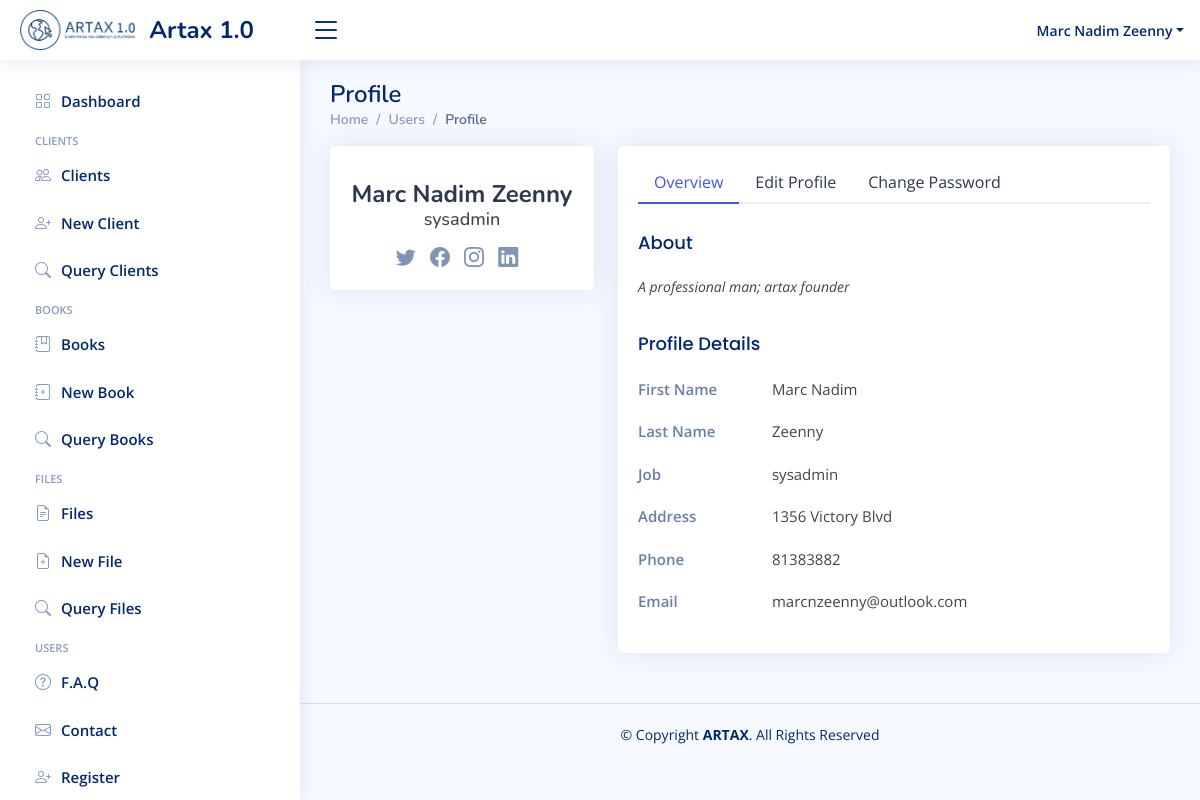
The page /profile/ (signed in) on the database its author committed.
### artax/models.py (models this page shows, shortened)
class User(AbstractUser):
    email = models.EmailField(blank=True, unique=True)
    about = models.TextField()
    job = models.CharField(max_length=200)
    address = models.TextField()
    phone = models.CharField(max_length=100)
    date_of_registration = models.DateField(default=datetime.today)
    def get_full_name(self):
        return f"{self.first_name} {self.last_name}".strip()

### artax/views.py (the view, shortened to what this page needs)
# urls.py: path("profile/", views.profile, name="profile"),
@login_required(login_url="login")
def profile(request):
    return render(request, "artax/users-profile.html")

### artax/templatetags/custom_tags.py (called while the page is built)
@register.simple_tag(takes_context=True)
def nav_link(context, link, text, icon):
    if context['request'].resolver_match.view_name.endswith(link):
        nav_class = 'nav-item'
        link_class = 'nav-link'
    else:
        nav_class = 'nav-item collapsed'
        link_class = 'nav-link collapsed'
    url = context['request'].build_absolute_uri(reverse(link))
    return mark_safe(f"""<li class="{nav_class}"><a class="{link_class}" href="{url}"><i class="bi bi-{icon}"></i><span>{text}</span></a></li>""")

### artax/templates/artax/users-profile.html (shortened to what this page needs)
{% extends "artax/layout.html" %}
{% block content %}
  <main id="main" class="main">
    <div class="pagetitle">
      <h1>Profile</h1>
      <nav>
        <ol class="breadcrumb">
          <li class="breadcrumb-item"><a href="index.html">Home</a></li>
          <li class="breadcrumb-item">Users</li>
          <li class="breadcrumb-item active">Profile</li>
        </ol>
      </nav>
    </div>
    <section class="section profile">
      <div class="row">
        <div class="col-xl-4">
          <div class="card">
            <div class="card-body profile-card pt-4 d-flex flex-column align-items-center">
              <h2>{{ user.get_full_name }}</h2>
              <h3>{{ user.job }}</h3>
              <div class="social-links mt-2">
                <a href="#" class="twitter"><i class="bi bi-twitter"></i></a>
                <a href="#" class="facebook"><i class="bi bi-facebook"></i></a>
                <a href="#" class="instagram"><i class="bi bi-instagram"></i></a>
                <a href="#" class="linkedin"><i class="bi bi-linkedin"></i></a>
              </div>
            </div>
          </div>
        </div>
        <div class="col-xl-8">
          <div class="card">
            <div class="card-body pt-3">
              <ul class="nav nav-tabs nav-tabs-bordered">
                <li class="nav-item">
                  <button class="nav-link active" data-bs-toggle="tab" data-bs-target="#profile-overview">Overview</button>
                </li>
                <li class="nav-item">
                  <button class="nav-link" data-bs-toggle="tab" data-bs-target="#profile-edit">Edit Profile</button>
                </li>
                <li class="nav-item">
                  <button class="nav-link" data-bs-toggle="tab" data-bs-target="#profile-change-password">Change Password</button>
                </li>
              </ul>
              <div class="tab-content pt-2">
                <div class="tab-pane fade show active profile-overview" id="profile-overview">
                  <h5 class="card-title">About</h5>
                  <p class="small fst-italic">{{ user.about }}</p>
                  <h5 class="card-title">Profile Details</h5>
                  <div class="row">
                    <div class="col-lg-3 col-md-4 label ">First Name</div>
                    <div class="col-lg-9 col-md-8">{{ user.first_name }}</div>
                  </div>
                  <div class="row">
                    <div class="col-lg-3 col-md-4 label ">Last Name</div>
                    <div class="col-lg-9 col-md-8">{{ user.last_name }}</div>
                  </div>
                  <div class="row">
                    <div class="col-lg-3 col-md-4 label">Job</div>
                    <div class="col-lg-9 col-md-8">{{ user.job }}</div>
                  </div>
                  <div class="row">
                    <div class="col-lg-3 col-md-4 label">Address</div>
                    <div class="col-lg-9 col-md-8">{{ user.address }}</div>
                  </div>
                  <div class="row">
                    <div class="col-lg-3 col-md-4 label">Phone</div>
                    <div class="col-lg-9 col-md-8">{{ user.phone }}</div>
                  </div>
                  <div class="row">
                    <div class="col-lg-3 col-md-4 label">Email</div>
                    <div class="col-lg-9 col-md-8">{{ user.email }}</div>
                  </div>
                </div>
              </div>
            </div>
          </div>
        </div>
      </div>
    </section>
  </main>
{% endblock %}

### artax/templates/artax/layout.html (shortened to what this page needs)
{% load custom_tags %}
{% load static %}
<html lang="en">
<head>
    {% block head %}
    <link href="{% static 'artax/vendor/bootstrap/css/bootstrap.min.css' %}" rel="stylesheet">
    <link href="{% static 'artax/vendor/bootstrap-icons/bootstrap-icons.css' %}" rel="stylesheet">
    <link href="{% static 'artax/vendor/boxicons/css/boxicons.min.css' %}" rel="stylesheet">
    <link href="{% static 'artax/vendor/quill/quill.snow.css'%}" rel="stylesheet">
    <link href="{% static 'artax/vendor/quill/quill.bubble.css'%}" rel="stylesheet">
    <link href="{% static 'artax/vendor/remixicon/remixicon.css'%}" rel="stylesheet">
    <link href="{% static 'artax/vendor/simple-datatables/style.css'%}" rel="stylesheet">
    <link href="{% static 'artax/css/style.css'%}" rel="stylesheet">
    {% endblock %}
</head>
<body>
{% block header %}
<header id="header" class="header fixed-top d-flex align-items-center">
    <div class="d-flex align-items-center justify-content-between">
        <a href="{% url 'index' %}" class="logo d-flex align-items-center" >
            <img src="{% static 'artax/img/png/logo.png' %}" style="height: 40px;" alt="">&nbsp;&nbsp;
            <span class="d-none d-lg-block">Artax 1.0</span>
        </a>
        <i class="bi bi-list toggle-sidebar-btn "></i>
    </div>
    <nav class="header-nav ms-auto">
        <ul class="d-flex align-items-center">
            {% if user.is_authenticated %}
            <li class="nav-item dropdown pe-3">
                <a class="nav-link nav-profile d-flex align-items-center pe-0" href="#" data-bs-toggle="dropdown">
                    <span class="d-none d-md-block dropdown-toggle ps-2">{{ user.get_full_name }}</span>
                </a>
            </li>
            {% else %}
            <li class="nav-item pe-4">
                <a class="nav-link nav-profile d-flex align-items-center pe-0" href="{% url 'login' %}">
                    <span class="d-none d-md-block ps-2">Login to access Artax&trade; features&nbsp;<i class="bi bi-box-arrow-in-right"></i></span>
                </a>
            </li>
            {% endif %}
        </ul>
    </nav>
</header>
{% endblock %}
{% block sidebar %}
<aside id="sidebar" class="sidebar">
    <ul class="sidebar-nav collapsed" id="sidebar-nav">
        {% nav_link 'index' 'Dashboard ' 'grid' %}
        <li class="nav-heading">Clients</li>
        {% nav_link 'all_clients' 'Clients' 'people' %}
        {% nav_link 'new_client' 'New Client' 'person-plus' %}
        {% nav_link 'index' 'Query Clients' 'search' %}
        <li class="nav-heading">Books</li>
        {% nav_link 'all_books' 'Books' 'journal-bookmark' %}
        {% nav_link 'new_book' 'New Book' 'journal-plus' %}
        {% nav_link 'book_queries' 'Query Books ' 'search' %}
        <li class="nav-heading">Files</li>
        {% nav_link 'all_files' 'Files ' 'file-earmark-text' %}
        {% nav_link 'new_file' 'New File' 'file-earmark-plus' %}
        {% nav_link 'file_queries' 'Query Files ' 'search' %}
        <li class="nav-heading">Users</li>
        {% nav_link 'faq' 'F.A.Q' 'question-circle'%}
        {% nav_link 'contact' 'Contact' 'envelope' %}
        {% if user.is_staff %}
            {% nav_link 'register' 'Register' 'person-plus' %}
        {% endif %}
    </ul>
</aside>
{% endblock%}
{% block content %}{% endblock %}
{% block footer %}
<footer id="footer" class="footer">
    <div class="copyright">
        &copy; Copyright <strong><span>ARTAX</span></strong>. All Rights Reserved
    </div>
</footer>
</body>
</html>
{% endblock %}

### artax/static/artax/css/style.css (style rules this page uses)
:root { scroll-behavior: smooth; }
body { font-family: "Open Sans", sans-serif; background: #f6f9ff; color: #444444; }
a { color: #4154f1; text-decoration: none; }
h1, h2, h3, h4, h5, h6 { font-family: "Nunito", sans-serif; }
#main { margin-top: 60px; padding: 20px 30px; transition: all 0.3s; }
.pagetitle { margin-bottom: 10px; }
.pagetitle h1 { font-size: 24px; margin-bottom: 0; font-weight: 600; color: #012970; }
.card { margin-bottom: 30px; border: none; border-radius: 5px; box-shadow: 0px 0 30px rgba(1, 41, 112, 0.1); }
.card-title { padding: 20px 0 15px 0; font-size: 18px; font-weight: 500; color: #012970; font-family: "Poppins", sans-serif; }
.card-body { padding: 0 20px 20px 20px; }
.breadcrumb { font-size: 14px; font-family: "Nunito", sans-serif; color: #899bbd; font-weight: 600; }
.breadcrumb a { color: #899bbd; transition: 0.3s; }
.breadcrumb .breadcrumb-item::before { color: #899bbd; }
.breadcrumb .active { color: #51678f; font-weight: 600; }
.nav-tabs-bordered { border-bottom: 2px solid #ebeef4; }
.nav-tabs-bordered .nav-link { margin-bottom: -2px; border: none; color: #2c384e; }
.nav-tabs-bordered .nav-link.active { background-color: #fff; color: #4154f1; border-bottom: 2px solid #4154f1; }
.logo { line-height: 1; }
@media (min-width: 1200px) { .logo { width: 280px; } }
.logo img { max-height: 40px; margin-right: 6px; }
.logo span { font-size: 24px; font-weight: 700; color: #012970; font-family: "Nunito", sans-serif; }
.header { transition: all 0.5s; z-index: 997; height: 60px; box-shadow: 0px 2px 20px rgba(1, 41, 112, 0.1); background-color: #fff; padding-left: 20px; }
.header .toggle-sidebar-btn { font-size: 32px; padding-left: 10px; cursor: pointer; color: #012970; }
.header-nav ul { list-style: none; }
.header-nav>ul { margin: 0; padding: 0; }
.header-nav .nav-profile { color: #012970; }
.header-nav .nav-profile span { font-size: 14px; font-weight: 600; }
.sidebar { position: fixed; top: 60px; left: 0; bottom: 0; width: 300px; z-index: 996; transition: all 0.3s; padding: 20px; overflow-y: auto; scrollbar-width: thin; scrollbar-color: #aab7cf transparent; box-shadow: 0px 0px 20px rgba(1, 41, 112, 0.1); background-color: #fff; }
@media (min-width: 1200px) { #main, #footer { margin-left: 300px; } }
.sidebar-nav { padding: 0; margin: 0; list-style: none; }
.sidebar-nav li { padding: 0; margin: 0; list-style: none; }
.sidebar-nav .nav-item { margin-bottom: 5px; }
.sidebar-nav .nav-heading { font-size: 11px; text-transform: uppercase; color: #899bbd; font-weight: 600; margin: 10px 0 5px 15px; }
.sidebar-nav .nav-link { display: flex; align-items: center; font-size: 15px; font-weight: 600; color: #4154f1; transition: 0.3; background: #f6f9ff; padding: 10px 15px; border-radius: 4px; }
.sidebar-nav .nav-link i { font-size: 16px; margin-right: 10px; color: #4154f1; }
.sidebar-nav .nav-link.collapsed { color: #012970; background: #fff; }
.sidebar-nav .nav-link.collapsed i { color: #899bbd; }
.profile .profile-card h2 { font-size: 24px; font-weight: 700; color: #2c384e; margin: 10px 0 0 0; }
.profile .profile-card h3 { font-size: 18px; }
.profile .profile-card .social-links a { font-size: 20px; display: inline-block; color: rgba(1, 41, 112, 0.5); line-height: 0; margin-right: 10px; transition: 0.3s; }
.profile .profile-overview .row { margin-bottom: 20px; font-size: 15px; }
.profile .profile-overview .card-title { color: #012970; }
.profile .profile-overview .label { font-weight: 600; color: rgba(1, 41, 112, 0.6); }
.footer { padding: 20px 0; font-size: 14px; transition: all 0.3s; border-top: 1px solid #cddfff; }
.footer .copyright { text-align: center; color: #012970; }

### rows shown on the page
User: get_full_name "Marc Nadim Zeenny", job "sysadmin", about "A professional man; artax founder", first_name "Marc Nadim", last_name "Zeenny", address "1356 Victory Blvd", phone "81383882", email "marcnzeenny@outlook.com"
